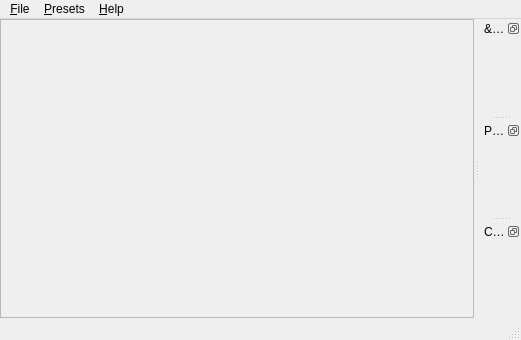
<?xml version="1.0" encoding="UTF-8"?>
<ui version="4.0">
 <class>MainWindow</class>
 <widget class="QMainWindow" name="MainWindow">
  <property name="geometry">
   <rect>
    <x>0</x>
    <y>0</y>
    <width>521</width>
    <height>340</height>
   </rect>
  </property>
  <property name="windowTitle">
   <string notr="true" extracomment="Application Title">Watermark</string>
  </property>
  <widget class="QWidget" name="widget">
   <layout class="QVBoxLayout" name="verticalLayout">
    <property name="leftMargin">
     <number>0</number>
    </property>
    <property name="topMargin">
     <number>0</number>
    </property>
    <property name="rightMargin">
     <number>0</number>
    </property>
    <property name="bottomMargin">
     <number>0</number>
    </property>
    <item>
     <widget class="QScrollArea" name="scrollArea">
      <property name="widgetResizable">
       <bool>true</bool>
      </property>
      <widget class="Editor" name="editor">
       <property name="geometry">
        <rect>
         <x>0</x>
         <y>0</y>
         <width>455</width>
         <height>297</height>
        </rect>
       </property>
      </widget>
     </widget>
    </item>
   </layout>
  </widget>
  <widget class="QMenuBar" name="menuBar">
   <property name="geometry">
    <rect>
     <x>0</x>
     <y>0</y>
     <width>521</width>
     <height>21</height>
    </rect>
   </property>
   <widget class="QMenu" name="menuFile">
    <property name="title">
     <string>&amp;File</string>
    </property>
    <addaction name="actionOpen"/>
    <addaction name="separator"/>
    <addaction name="actionSave"/>
    <addaction name="actionSaveFinish"/>
    <addaction name="actionSaveAs"/>
    <addaction name="separator"/>
    <addaction name="actionSettings"/>
    <addaction name="separator"/>
    <addaction name="actionExit"/>
   </widget>
   <widget class="QMenu" name="menuHelp">
    <property name="title">
     <string>&amp;Help</string>
    </property>
    <addaction name="actionDocumentation"/>
    <addaction name="separator"/>
    <addaction name="actionAbout"/>
    <addaction name="actionLicense"/>
    <addaction name="separator"/>
    <addaction name="actionReportIssue"/>
   </widget>
   <widget class="QMenu" name="menuPresets">
    <property name="title">
     <string>&amp;Presets</string>
    </property>
    <widget class="QMenu" name="menuSavedPreset">
     <property name="title">
      <string>&amp;Presets</string>
     </property>
     <property name="icon">
      <iconset resource="../ressources/icons.qrc">
       <normaloff>:/icons/48px/presets</normaloff>:/icons/48px/presets</iconset>
     </property>
     <addaction name="action_4"/>
    </widget>
    <addaction name="actionSavePreset"/>
    <addaction name="separator"/>
    <addaction name="menuSavedPreset"/>
   </widget>
   <addaction name="menuFile"/>
   <addaction name="menuPresets"/>
   <addaction name="menuHelp"/>
  </widget>
  <widget class="QStatusBar" name="statusBar"/>
  <widget class="QDockWidget" name="dockWidgetWatermark">
   <property name="windowIcon">
    <iconset resource="../ressources/icons.qrc">
     <normaloff>:/icons/48px/watermark</normaloff>:/icons/48px/watermark</iconset>
   </property>
   <property name="features">
    <set>QDockWidget::DockWidgetFloatable|QDockWidget::DockWidgetMovable</set>
   </property>
   <property name="windowTitle">
    <string>&amp;Watermark</string>
   </property>
   <attribute name="dockWidgetArea">
    <number>2</number>
   </attribute>
   <widget class="WatermarkForm" name="watermarkForm"/>
  </widget>
  <widget class="QDockWidget" name="dockWidgetPreview">
   <property name="sizePolicy">
    <sizepolicy hsizetype="Preferred" vsizetype="Preferred">
     <horstretch>0</horstretch>
     <verstretch>0</verstretch>
    </sizepolicy>
   </property>
   <property name="windowIcon">
    <iconset resource="../ressources/icons.qrc">
     <normaloff>:/icons/48px/preview</normaloff>:/icons/48px/preview</iconset>
   </property>
   <property name="features">
    <set>QDockWidget::DockWidgetFloatable|QDockWidget::DockWidgetMovable</set>
   </property>
   <property name="windowTitle">
    <string>Pre&amp;view</string>
   </property>
   <attribute name="dockWidgetArea">
    <number>2</number>
   </attribute>
   <widget class="Preview" name="preview">
    <property name="sizePolicy">
     <sizepolicy hsizetype="Preferred" vsizetype="Preferred">
      <horstretch>0</horstretch>
      <verstretch>0</verstretch>
     </sizepolicy>
    </property>
   </widget>
  </widget>
  <widget class="QDockWidget" name="dockWidgetCrop">
   <property name="windowIcon">
    <iconset resource="../ressources/icons.qrc">
     <normaloff>:/icons/48px/crop</normaloff>:/icons/48px/crop</iconset>
   </property>
   <property name="features">
    <set>QDockWidget::DockWidgetFloatable|QDockWidget::DockWidgetMovable</set>
   </property>
   <property name="windowTitle">
    <string>C&amp;rop Editor</string>
   </property>
   <attribute name="dockWidgetArea">
    <number>2</number>
   </attribute>
   <widget class="CropForm" name="cropForm"/>
  </widget>
  <action name="actionExit">
   <property name="icon">
    <iconset resource="../ressources/icons.qrc">
     <normaloff>:/icons/48px/exit</normaloff>:/icons/48px/exit</iconset>
   </property>
   <property name="text">
    <string>&amp;Exit</string>
   </property>
   <property name="shortcut">
    <string>Ctrl+Q</string>
   </property>
  </action>
  <action name="actionSave">
   <property name="icon">
    <iconset resource="../ressources/icons.qrc">
     <normaloff>:/icons/48px/save</normaloff>:/icons/48px/save</iconset>
   </property>
   <property name="text">
    <string>&amp;Save</string>
   </property>
   <property name="toolTip">
    <string>Save the image</string>
   </property>
   <property name="shortcut">
    <string>Ctrl+S</string>
   </property>
  </action>
  <action name="actionSaveAs">
   <property name="icon">
    <iconset resource="../ressources/icons.qrc">
     <normaloff>:/icons/48px/save-as</normaloff>:/icons/48px/save-as</iconset>
   </property>
   <property name="text">
    <string>Save &amp;as...</string>
   </property>
   <property name="toolTip">
    <string>Save the image as...</string>
   </property>
   <property name="shortcut">
    <string>Ctrl+Shift+S</string>
   </property>
  </action>
  <action name="actionSettings">
   <property name="icon">
    <iconset resource="../ressources/icons.qrc">
     <normaloff>:/icons/48px/settings</normaloff>:/icons/48px/settings</iconset>
   </property>
   <property name="text">
    <string>Sett&amp;ings</string>
   </property>
   <property name="toolTip">
    <string>Open settings</string>
   </property>
   <property name="shortcut">
    <string>Ctrl+P</string>
   </property>
  </action>
  <action name="actionDocumentation">
   <property name="icon">
    <iconset resource="../ressources/icons.qrc">
     <normaloff>:/icons/48px/help</normaloff>:/icons/48px/help</iconset>
   </property>
   <property name="text">
    <string>&amp;Documentation</string>
   </property>
   <property name="toolTip">
    <string>Show help</string>
   </property>
   <property name="shortcut">
    <string>F1</string>
   </property>
  </action>
  <action name="actionAbout">
   <property name="icon">
    <iconset resource="../ressources/icons.qrc">
     <normaloff>:/icons/48px/about</normaloff>:/icons/48px/about</iconset>
   </property>
   <property name="text">
    <string>&amp;About</string>
   </property>
   <property name="toolTip">
    <string>About WaterMark</string>
   </property>
  </action>
  <action name="actionReportIssue">
   <property name="icon">
    <iconset resource="../ressources/icons.qrc">
     <normaloff>:/icons/48px/bug</normaloff>:/icons/48px/bug</iconset>
   </property>
   <property name="text">
    <string>Report &amp;issue</string>
   </property>
   <property name="toolTip">
    <string>Report an issue</string>
   </property>
  </action>
  <action name="actionOpen">
   <property name="icon">
    <iconset resource="../ressources/icons.qrc">
     <normaloff>:/icons/48px/open</normaloff>:/icons/48px/open</iconset>
   </property>
   <property name="text">
    <string>&amp;Open</string>
   </property>
   <property name="toolTip">
    <string>Open an image</string>
   </property>
   <property name="shortcut">
    <string>Ctrl+O</string>
   </property>
  </action>
  <action name="actionStartWatcher">
   <property name="text">
    <string>&amp;Start</string>
   </property>
  </action>
  <action name="actionSaveFinish">
   <property name="icon">
    <iconset resource="../ressources/icons.qrc">
     <normaloff>:/icons/48px/save</normaloff>:/icons/48px/save</iconset>
   </property>
   <property name="text">
    <string>Save &amp;finish</string>
   </property>
   <property name="shortcut">
    <string>Ctrl+F</string>
   </property>
  </action>
  <action name="actionLicense">
   <property name="icon">
    <iconset resource="../ressources/icons.qrc">
     <normaloff>:/icons/48px/license</normaloff>:/icons/48px/license</iconset>
   </property>
   <property name="text">
    <string>&amp;License</string>
   </property>
  </action>
  <action name="actionSavePreset">
   <property name="icon">
    <iconset resource="../ressources/icons.qrc">
     <normaloff>:/icons/48px/save-preset</normaloff>:/icons/48px/save-preset</iconset>
   </property>
   <property name="text">
    <string>&amp;Save preset</string>
   </property>
  </action>
  <action name="action_4">
   <property name="text">
    <string notr="true">...</string>
   </property>
  </action>
 </widget>
 <layoutdefault spacing="6" margin="11"/>
 <customwidgets>
  <customwidget>
   <class>WatermarkForm</class>
   <extends>QWidget</extends>
   <header>watermarkform.hpp</header>
   <container>1</container>
  </customwidget>
  <customwidget>
   <class>CropForm</class>
   <extends>QWidget</extends>
   <header>cropform.hpp</header>
   <container>1</container>
  </customwidget>
  <customwidget>
   <class>Editor</class>
   <extends>QWidget</extends>
   <header>editor.hpp</header>
   <container>1</container>
  </customwidget>
  <customwidget>
   <class>Preview</class>
   <extends>QWidget</extends>
   <header>preview.hpp</header>
   <container>1</container>
  </customwidget>
 </customwidgets>
 <resources>
  <include location="../ressources/icons.qrc"/>
 </resources>
 <connections/>
</ui>
